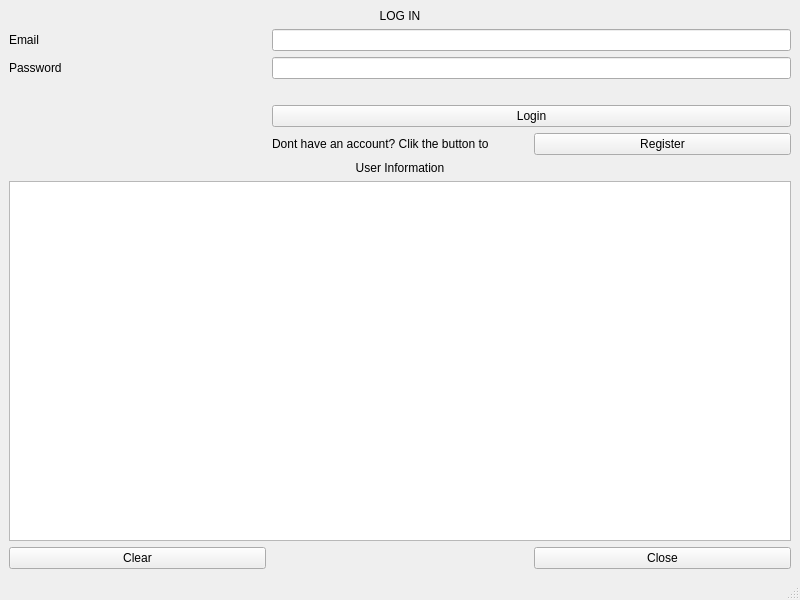
<?xml version="1.0" encoding="UTF-8"?>
<ui version="4.0">
 <class>MainWindow</class>
 <widget class="QMainWindow" name="MainWindow">
  <property name="geometry">
   <rect>
    <x>0</x>
    <y>0</y>
    <width>800</width>
    <height>600</height>
   </rect>
  </property>
  <property name="windowTitle">
   <string>MainWindow</string>
  </property>
  <widget class="QWidget" name="centralwidget">
   <layout class="QGridLayout" name="gridLayout">
    <item row="8" column="0" colspan="3">
     <widget class="QTableWidget" name="tableWidget_information"/>
    </item>
    <item row="3" column="1" colspan="2">
     <widget class="QLabel" name="label_error">
      <property name="text">
       <string/>
      </property>
     </widget>
    </item>
    <item row="1" column="1" colspan="2">
     <widget class="QLineEdit" name="lineEdit_email">
      <property name="echoMode">
       <enum>QLineEdit::Normal</enum>
      </property>
     </widget>
    </item>
    <item row="0" column="1">
     <widget class="QLabel" name="label_heading">
      <property name="styleSheet">
       <string notr="true">
font: 75 18pt &quot;Century Schoolbook L&quot;;</string>
      </property>
      <property name="text">
       <string>LOG IN</string>
      </property>
      <property name="alignment">
       <set>Qt::AlignCenter</set>
      </property>
     </widget>
    </item>
    <item row="1" column="0">
     <widget class="QLabel" name="label_email">
      <property name="text">
       <string>Email</string>
      </property>
     </widget>
    </item>
    <item row="2" column="1" colspan="2">
     <widget class="QLineEdit" name="lineEdit_password">
      <property name="echoMode">
       <enum>QLineEdit::Password</enum>
      </property>
     </widget>
    </item>
    <item row="6" column="2">
     <widget class="QPushButton" name="pushButton_register">
      <property name="text">
       <string>Register</string>
      </property>
     </widget>
    </item>
    <item row="4" column="1" colspan="2">
     <widget class="QPushButton" name="pushButton_login">
      <property name="text">
       <string>Login</string>
      </property>
     </widget>
    </item>
    <item row="2" column="0">
     <widget class="QLabel" name="label_password">
      <property name="text">
       <string>Password</string>
      </property>
     </widget>
    </item>
    <item row="6" column="1">
     <widget class="QLabel" name="label_create_account_text">
      <property name="text">
       <string>Dont have an account? Clik the button to</string>
      </property>
     </widget>
    </item>
    <item row="7" column="1">
     <widget class="QLabel" name="label_user_information">
      <property name="styleSheet">
       <string notr="true">font: 75 20pt &quot;MS Shell Dlg 2&quot;;</string>
      </property>
      <property name="text">
       <string>User Information</string>
      </property>
      <property name="alignment">
       <set>Qt::AlignCenter</set>
      </property>
     </widget>
    </item>
    <item row="9" column="0">
     <widget class="QPushButton" name="pushButton_clear">
      <property name="text">
       <string>Clear</string>
      </property>
     </widget>
    </item>
    <item row="9" column="2">
     <widget class="QPushButton" name="pushButton_close">
      <property name="text">
       <string>Close</string>
      </property>
     </widget>
    </item>
   </layout>
  </widget>
  <widget class="QMenuBar" name="menubar">
   <property name="geometry">
    <rect>
     <x>0</x>
     <y>0</y>
     <width>800</width>
     <height>21</height>
    </rect>
   </property>
  </widget>
  <widget class="QStatusBar" name="statusbar"/>
 </widget>
 <resources/>
 <connections/>
</ui>
